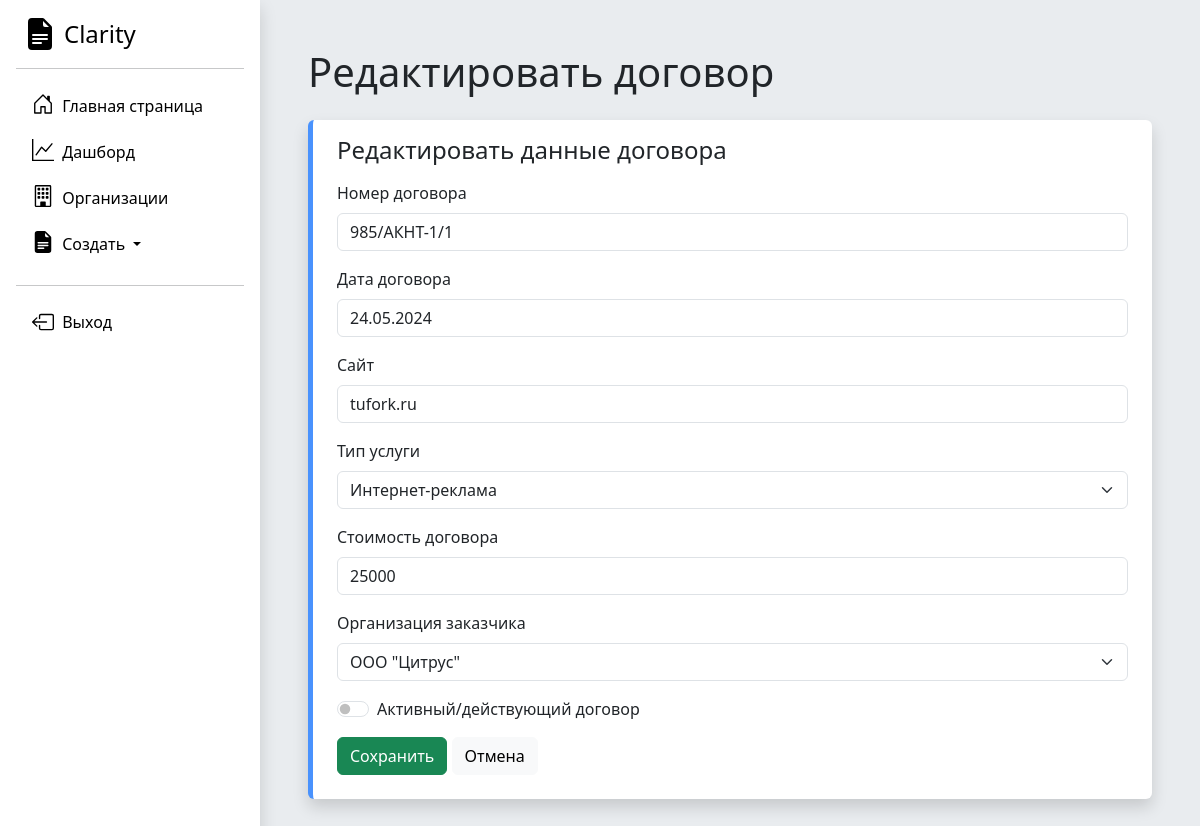
Screenshot of /dogovor/4/edit/ (signed in) with the database file from the repository.
### Accounting/models.py (models this page shows, shortened)
class Dogovor(models.Model):
    nomer_dogovora = models.CharField('Номер договора', max_length=250)
    date_of_signing = models.DateField('Дата начала действия договора')
    web_site = models.CharField('Веб сайт', max_length=250)
    contract_completed = models.BooleanField('Активный договор')
    basic_price = models.IntegerField('Цена догвора')
    service_type = models.ForeignKey(Service_type, on_delete=models.DO_NOTHING)
    organization = models.ForeignKey(Organization, on_delete=models.CASCADE)
    class Meta:
        verbose_name = "Договор"
        verbose_name_plural = "Договоры"

class Service_type(models.Model):
    service_type = models.CharField('Название направления оказываемых услуг', max_length=250)
    regular = models.BooleanField('Регулярная услуга, нужно выставлять ежемесячный счет')
    def __str__(self):
        return self.service_type
    class Meta:
        verbose_name = "Направление услуги"
        verbose_name_plural = "Направления услуг"

### Accounting/views.py (the view, shortened to what this page needs)
# urls.py: path('dogovor/<int:pk>/edit/', views.dogovor_edit, name='dogovor-edit'),
@login_required
def dogovor_edit(request, pk):
    dogovor = Dogovor.objects.get(id=pk)
    error = ''
    form = DogovorForm(instance=dogovor)
    context = {
        'form': form,
        'dogovor': dogovor,
        'error': error
    }
    return render(request, 'Accounting/dogovor-edit.html', context)

### Accounting/forms.py
class DogovorForm(ModelForm):
    class Meta:
        model = Dogovor
        fields = ['nomer_dogovora', 'date_of_signing', 'web_site', 'contract_completed', 'basic_price', 'service_type', 'organization']
        widgets = {
            'nomer_dogovora': TextInput(attrs={
                'class': 'form-control'
                }),
            'date_of_signing': DateInput(attrs={
                'class': 'form-control',
                'placeholder': 'dd.mm.yyyy'
                }),
            'web_site': TextInput(attrs={
                'class': 'form-control',
                'placeholder': 'site.ru'
                }),
            'contract_completed': CheckboxInput(attrs={
                'class': "form-check-input",
                'type': "checkbox",
                'role': "switch"
                }),
            'basic_price': TextInput(attrs={
                'class': 'form-control',
                'placeholder': '0.00'
                }),
            'service_type': Select(attrs={
                'class': 'form-select'
                }),
            'organization': Select(attrs={
                'class': 'form-select'
                })
        }

### Accounting/models.py (called while the page is built)
    def __str__(self):
        return self.short_name

### DAM/templates/Accounting/dogovor-edit.html (shortened to what this page needs)
{% extends 'Accounting/base.html' %}
{% block content %}
<h1 class="mb-4">Редактировать договор</h1>
<div class="card shadow p-3 rounded border-top-0 border-end-0 border-bottom-0 border-5 border-primary border-opacity-75">
    <h4 class="ms-2">Редактировать данные договора </h4>
  <div class="m-2">
<form method="POST">
<div class="mb-3">
    <label class="form-label">Номер договора</label>
{{ form.nomer_dogovora }}
</div>
<div class="mb-3">
    <label class="form-label">Дата договора</label>
{{ form.date_of_signing }}
</div>
<div class="mb-3">
    <label class="form-label">Сайт</label>
{{ form.web_site }}
</div>
<div class="mb-3">
    <label class="form-label">Тип услуги</label>
{{ form.service_type }}
</div>
<div class="mb-3">
    <label class="form-label">Стоимость договора</label>
{{ form.basic_price }}
</div>
<div class="mb-3">
    <label class="form-label">Организация заказчика</label>
{{ form.organization }}
</div>
<div class="form-check form-switch mb-3">
  {{ form.contract_completed }}
  <label class="form-check-label">Активный/действующий договор</label>
</div>
<div class="d-grid gap-2 d-md-block">
     <button type="submit"  class="btn btn-success" type="button">Сохранить</button>
     <a class="btn btn-light" href="/dogovor/{{ dogovor.id }}">Отмена</a>
</div>
</form>
</div>
</div>
{% endblock %}

### rows the page displays
Dogovor: nomer_dogovora "985/АКНТ-1/1", date_of_signing "24.05.2024", web_site "tufork.ru", basic_price "25000", organization "ООО \"Цитрус\""
Service_type: service_type "Интернет-реклама"
